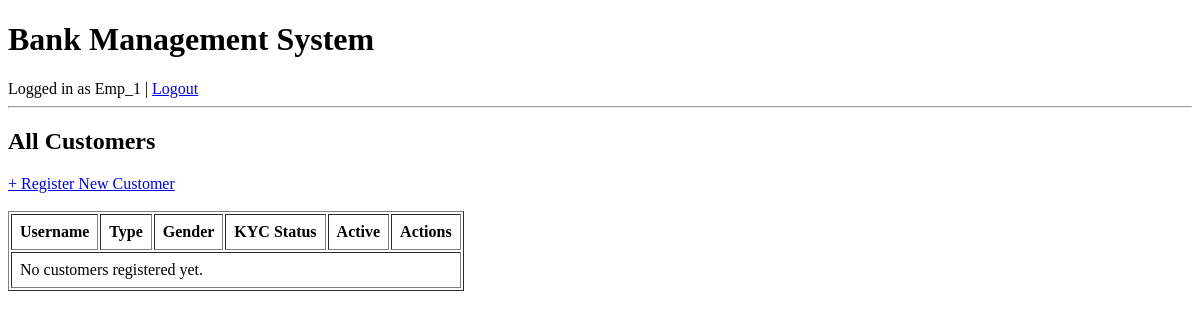
/customers/ (signed in), run on an earlier commit of the app's database.
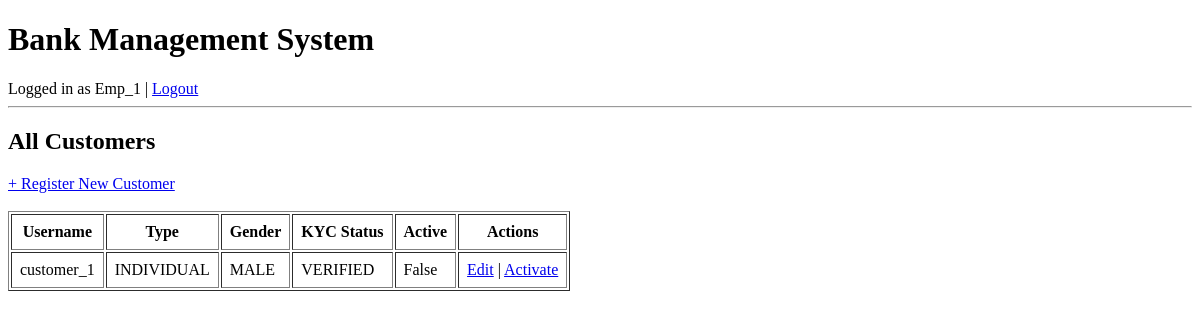
And on a later commit of the database.
### users/models.py (models this page shows, shortened)
class Customer(models.Model):
    user = models.OneToOneField(User, on_delete=models.CASCADE)
    customer_type = models.CharField(
        max_length=20,
        choices=[("INDIVIDUAL", "Individual"), ("BUSINESS", "Business")]
    )
    dob = models.DateField()
    gender = models.CharField(
        max_length=10,
        choices=[("MALE", "Male"), ("FEMALE", "Female"), ("OTHER", "Other")]
    )
    address = models.TextField()
    kyc_status = models.CharField(
        max_length=20,
        choices=[("PENDING", "Pending"), ("VERIFIED", "Verified")]
    )

### users/views.py (the view)
# urls.py: path("customers/", views.customer_list, name="customer_list"),
@login_required
@user_passes_test(is_employee)
def customer_list(request):
    customers = Customer.objects.select_related("user").all()
    return render(request, "users/customer_list.html", {"customers": customers})

### users/views.py (called while the page is built)
def is_employee(user):
    return user.is_authenticated and Employee.objects.filter(user=user).exists()

### users/templates/users/customer_list.html (shortened to what this page needs)
{% extends "base.html" %}
{% block content %}
<h2>All Customers</h2>
<a href="{% url 'register_customer' %}">+ Register New Customer</a>
<br><br>
<table border="1" cellpadding="8">
    <tr>
        <th>Username</th>
        <th>Type</th>
        <th>Gender</th>
        <th>KYC Status</th>
        <th>Active</th>
        <th>Actions</th>
    </tr>
    {% for customer in customers %}
    <tr>
        <td>{{ customer.user.username }}</td>
        <td>{{ customer.customer_type }}</td>
        <td>{{ customer.gender }}</td>
        <td>{{ customer.kyc_status }}</td>
        <td>{{ customer.user.is_active }}</td>
        <td>
            <a href="{% url 'update_customer' customer.id %}">Edit</a>
            {% if customer.user.is_active %}
            | <a href="{% url 'deactivate_customer' customer.id %}">Deactivate</a>
            {% else %}
            | <a href="{% url 'activate_customer' customer.id %}">Activate</a>
            {% endif %}
        </td>
    </tr>
    {% empty %}
    <tr>
        <td colspan="6">No customers registered yet.</td>
    </tr>
    {% endfor %}
</table>
{% endblock %}

### templates/base.html (shortened to what this page needs)
<!DOCTYPE html>
<html lang="en">
<head>
</head>
<body>
    <header>
        <h1>Bank Management System</h1>
        <nav>
            {% if user.is_authenticated %}
                Logged in as {{ user.username }} |
                <a href="{% url 'logout' %}">Logout</a>
            {% else %}
                <a href="{% url 'login' %}">Login</a>
            {% endif %}
        </nav>
        <hr>
    </header>
    <main>
        {% block content %}
        {% endblock %}
    </main>
</body>
</html>

What changed in the data, as far as the page shows it:
added Customer: user.username "customer_1", customer_type "INDIVIDUAL", gender "MALE", kyc_status "VERIFIED", user.is_active "False", shows "Activate"
Also different on the page:
text no longer shown: "No customers registered yet."
